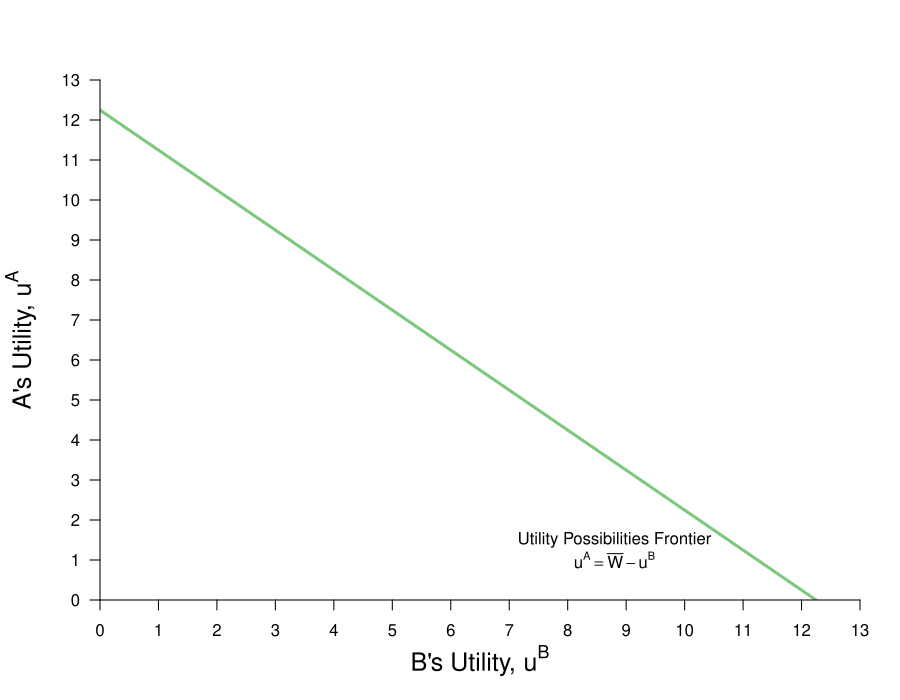

Reproduce this figure in R.
#Graph Designer: Simon Halliday & Madeleine Wettach '20
#Authors: Bowles, Foley and Halliday
#Title: Microeconomics: Competition, Conflict and Coordination
require(ggplot2)
require(shape)
require(plotrix)
pdf(file = "property/step_by_step_graphs_5/property_tioli_upf_step1.pdf", width = 9, height = 7)

#Set parameters for graphics
axislabelsize <- 1.5
graphlinewidth <- 3
arrowwidth <- 0.5

#Colors
COL <- c("#7fc97f", "#beaed4", "#fdc086", "#ffff99", "#386cb0", "#f0027f", "#bf5b17", "#666666")
COLA <- c("#99d8c9","#66c2a4","#41ae76", "#238b45", "#005824")
COLB <- c("#4eb3d3", "#2b8cbe", "#0868ac","#084081")

upf <- function(ub) {
  12.24745 - ub
}


#Notes
#ua = (xa^0.5)*(ya^0.5)
#ub = ((10-xa)^05)*((15-ya)^0.5)

#ua = (10^0.5)*(15^0.5) = 12.24745
#ua_e = u(8,2) = (8^0.5)*(2^0.5) = 4

#Point g
# => x^A = 4/((3/2)^0.5) = 3.27 => x^B = 6.73
# => y^A = 3/2(x^A) = 4.9 => y^B = 10.1
#ua_g(4.9^0.5)*(3.27^0.5) = 4.002874
#ub_g(6.73^0.5)*(10.1^0.5) = 8.244574
#W = (4.002874^0.5)*(8.244574^0.5) = 5.744736

#COL <- c("#7fc97f", "#beaed4", "#fdc086", "#ffff99")
par(mar =  c(5, 5, 4, 2))
xlims <- c(0, 13)
ylims <- c(0, 13)


plot(0, 0, xlim = xlims, ylim = ylims, type = "n",
     xlab = expression(paste("B's Utility, ", u^B)),
     ylab = expression(paste("A's Utility, ", u^A)),
     xaxt = "n", 
     yaxt = "n", 
     cex.lab = axislabelsize, 
     bty = "n",
     xaxs="i", 
     yaxs="i")

npts <- 500 
npts2 <- 501
#Specify the sequences of points for graphing. 
xx1 <- seq(xlims[1], xlims[2], length.out = npts)
xx2 <- seq(xlims[1], xlims[2], length.out = npts)
xx3 <- seq(xlims[1], xlims[2], length.out = npts2)

#polygons
#I need something like xx1 with npts for 
##xpoly1 <- c(5.12, 8.24, 5.12, 5.12)
##ypoly1 <- c(4, 4, 7.12, 4)
##polygon(x = xpoly1, y = ypoly1, col=COL[4], density=NULL, border = NA)

#xpoly2 = c(0, 0, 12.24745, xlims[2], xlims[2], 0)
#ypoly2 = c(ylims[2], 12.24745, 0, 0, ylims[2], ylims[2])
#polygon(x = xpoly2, y = ypoly2, col=COL[4], density=NULL, border = NA)



#Draw the lines for the graphs
lines(xx1, upf(xx1), col = COL[1], lwd = graphlinewidth)

#Customize ticks and labels for the plot
ticksy <- seq(from = ylims[1], to = ylims[2], by = 1)
ylabels <- seq(from = ylims[1], to = ylims[2], by = 1)
ticksx <- seq(from =  xlims[1], to = xlims[2], by = 1)
xlabels <- seq(from = xlims[1], to = xlims[2], by = 1)
axis(1, at = ticksx, pos = 0, labels = xlabels)
axis(2, at = ticksy, pos = 0, labels = ylabels, las = 1)

#Annotation of the  graphs
#UPF
text(8.8, 1.5, expression(paste("Utility Possibilities Frontier")))
text(8.8, 1, expression(paste(u^A == bar(W) - u^B)))

#SWF
#text(11.5, 4.5, expression(paste("Social Planner's")))
#text(11.5, 4, expression(paste("Iso-welfare Curves")))

#Annotate Point f
#u^A = (5.84^0.5)*(8.77^0.5) = 7.16
#u^B = (4.16^0.5)*(6.23^0.5) = 5.09
#W = (7.16^0.5)*(5.09^0.5) = 6.03692

#points(5.09, 7.15, pch = 16, col = "black", cex = 1.5)
#text(5.3, 7.3, expression(f))


#Annotate Point i
#(5^0.5)*(7.5^0.5) = 6.123724
#W = (6.123724^0.5)(6.123724^0.5) = 6.123724
#points(6.123724, 6.123724, pch = 16, col = "black", cex = 1.5)
#text(6.3, 6.3, expression(i))

#Annotate point g
#ua_g(4.9^0.5)*(3.27^0.5) = 4.002874
#ub_g(6.73^0.5)*(10.1^0.5) = 8.244574
#W = (4.002874^0.5)*(8.244574^0.5) = 5.744736
#points(8.24, 4, pch = 16, col = "black", cex = 1.5)
#text(8.4, 4.2, expression(g))

#Annotate point e.
#ua_e = (8^0.5)*(2^0.5) = 4
#ub_e = (2^0.5)*(13.1^0.5) = 5.118594
#W = (4^0.5)*(5.118594^0.5) = 4.524862
###segments(0, 4, 13, 4, lty = 2, col = "darkgray", lwd = 2)
###segments(5.12, 0, 5.12, 13, lty = 2, col = "darkgray", lwd = 2)

#Annotate e
##points(5.12, 4, pch = 16, col = "black", cex = 1.5)
##text(4.92, 3.8, expression(e))

#Annotate f
##points(5.12, 7.12, pch = 16, col = "black", cex = 1.5)
##text(5.3, 7.3, expression(f))

#Annotate g
##points(8.24, 4, pch = 16, col = "black", cex = 1.5)
##text(8.4, 4.2, expression(g))

#Annotate m
##points(5.703502, 4.389995, pch = 16, col = "black", cex = 1.5)
##text(5.9, 4.6, expression(m))

#Label economic rents
##Arrows(6.68, 5.12, 6.68, 7.3, col = "black", lty = 1, lwd = 2, arr.type = "triangle")
##text(6.68, 7.82, expression(paste("Economic Rents")))

#Point h
#points(4, 10, pch = 16, col = "black", cex = 1.5)
#u^A_h(6, 5) = (6^0.5)*(5^0.5) = 5.477226
#u^A_h(4, 10) = (4^0.5)*(10^0.5) = 6.324555
#points(6.12, 4, pch = 16, col = "black", cex = 1.5)
#text(5.92, 3.8, expression(h))

#Annotate Point i
#(5^0.5)*(7.5^0.5) = 6.123724
#W = (6.123724^0.5)(6.123724^0.5) = 6.123724
##points(6.123724, 6.123724, pch = 16, col = "black", cex = 1.5)
##text(6.3, 6.3, expression(i))

#Label Participation Constraints
#Aisha's
##text(11, 4.4, expression(paste("A's Participation Constraint ", u[e]^A)))

#Betty's
##text(7.1, 12.5, expression(paste("B's Participation Constraint ", u[e]^B)))

#Arrows showing Social Planner's choices
#Arrows(5.2, 4.2, 5.9, 4.2, col = "black", lty = 1, lwd = 2, arr.type = "triangle", arr.lwd = arrowwidth)
#Arrows(6.12, 4.2, 6.12, 5.7, col = "black", lty = 1, lwd = 2, arr.type = "triangle", arr.lwd = arrowwidth)

dev.off()
